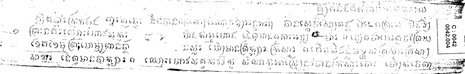
#> input picture adaptiveThresholdImage.jpg, 465 x 74 px, shrunk from 2274 x 361 before the run
$ python matlab.py
#> lines starting #> are read from the running program, lines starting #| are printed output that depends on the picture
# import libraries
import cv2
from matplotlib import pyplot as plt

# create figure
fig = plt.figure(figsize=(10, 7))

# setting values to rows and column variables
rows = 2
columns = 2

# reading images
Image1 = cv2.imread('adaptiveThresholdImage.jpg')
#> Image1 is the input picture: shape (74, 465, 3); min 0, max 255, mean 239.7
Image2 = cv2.imread('image.jpg')
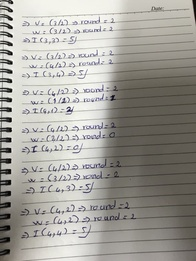
#> input picture image.jpg, 196 x 261 px, shrunk from 960 x 1280 before the run
#> Image2 is the input picture: shape (261, 196, 3); mean B, G, R 155.8, 161.6, 163.7
Image3 = cv2.imread('enhanceImage.jpg')
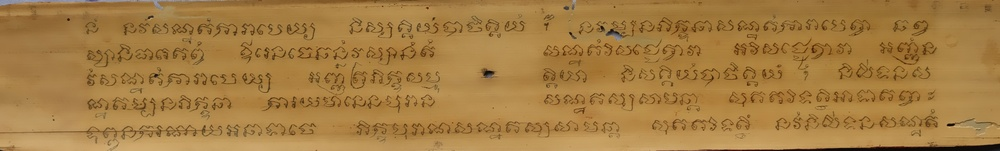
#> input picture enhanceImage.jpg, 1000 x 151 px, shrunk from 4895 x 737 before the run
#> Image3 is the input picture: shape (151, 1000, 3); mean B, G, R 67.2, 125.9, 165.7

# Adds a subplot at the 1st position
fig.add_subplot(rows, columns, 1)

# showing image
plt.imshow(Image1)
plt.axis('off')
plt.title("First")

# Adds a subplot at the 2nd position
fig.add_subplot(rows, columns, 2)

# showing image
plt.imshow(Image2)
plt.axis('off')
plt.title("Second")

# Adds a subplot at the 3rd position
fig.add_subplot(rows, columns, 3)

# showing image
plt.imshow(Image3)
plt.axis('off')
plt.title("Third")

# Adds a subplot at the 4th position
fig.add_subplot(rows, columns, 4)

# # showing image
# plt.imshow(Image4)
# plt.axis('off')
# plt.title("Fourth")
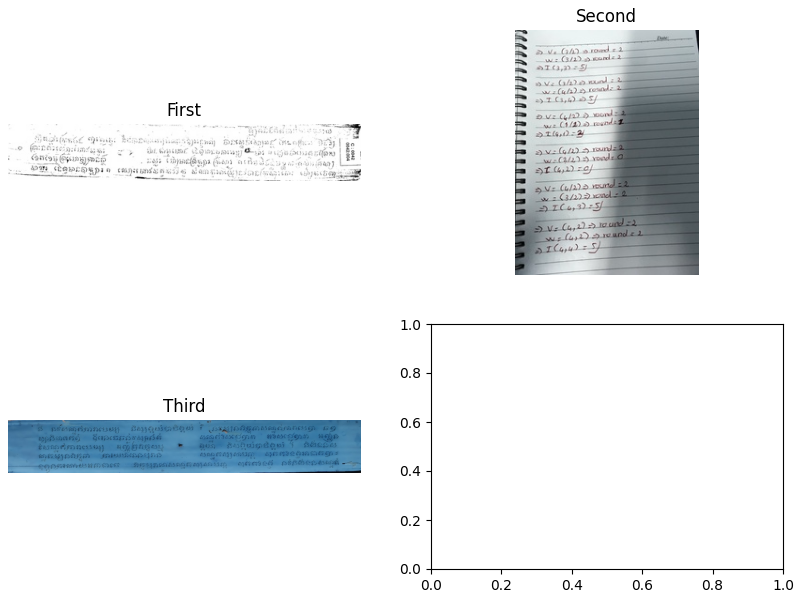
#> figure drawn by matplotlib, 3 panels; B, G, R data is drawn as R, G, B
